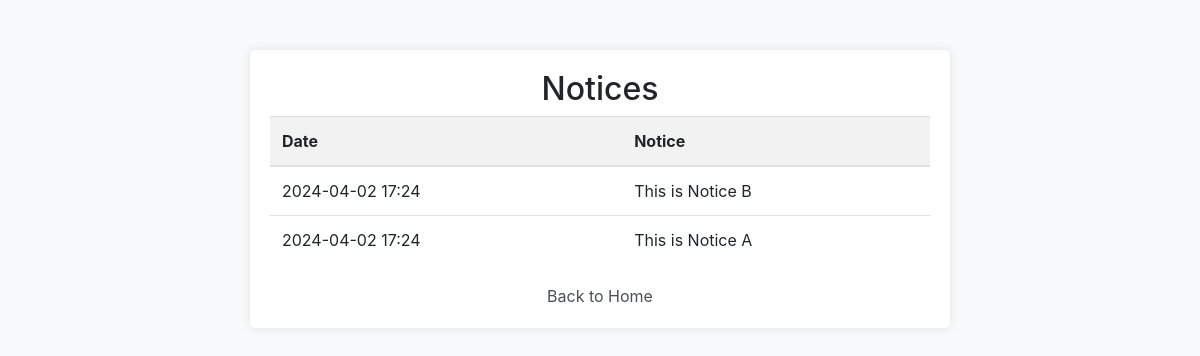
Page /student/notices/ on the earlier database version.
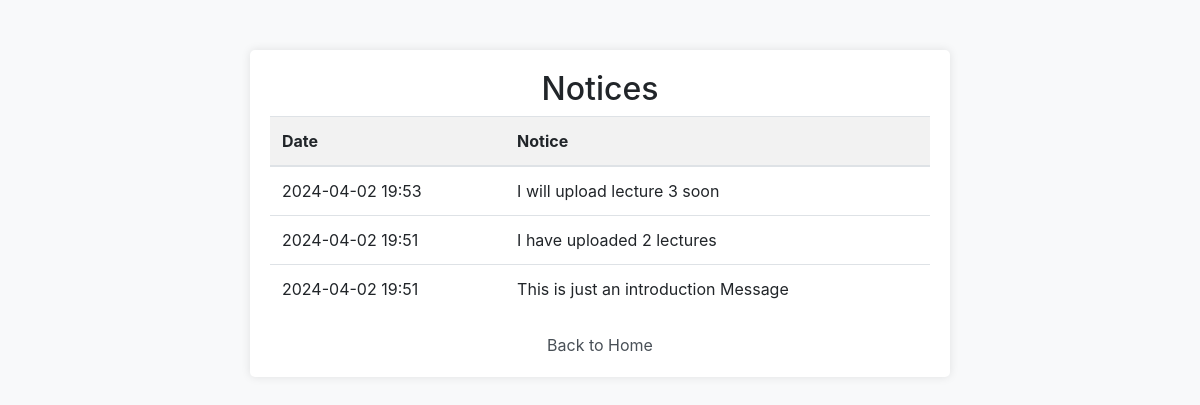
Same page on the later database version.
### teacher/models.py (models this page shows)
class Notice(models.Model):
    content = models.TextField()
    created_at = models.DateTimeField(auto_now_add=True)

### student/views.py (the view)
# urls.py: path('notices/', views.student_notice, name='student_notice'),
def student_notice(request):
    notices = Notice.objects.all().order_by('-created_at')
    return render(request, 'student/studentnotice.html', {'notices': notices})

### student/templates/student/studentnotice.html (shortened to what this page needs)
{% load static %}
<!DOCTYPE html>
<html lang="en">
<head>
    <link rel="stylesheet" href="https://stackpath.bootstrapcdn.com/bootstrap/4.5.2/css/bootstrap.min.css">
</head>
<body>
    <div class="notices-container">
        <h2 class="text-center">Notices</h2>
        <table class="table">
            <thead>
                <tr>
                    <th>Date</th>
                    <th>Notice</th>
                </tr>
            </thead>
            <tbody>
                {% for notice in notices %}
                <tr>
                    <td>{{ notice.created_at|date:"Y-m-d H:i" }}</td>
                    <td>{{ notice.content }}</td>
                </tr>
                {% endfor %}
            </tbody>
        </table>
        <a href="{% url 'home' %}" class="back-link">Back to Home</a>
    </div>
</body>
</html>

### student/templates/student/studentnotice.html (style rules this page uses)
body { background-color: #f8f9fa; }
.notices-container { padding: 20px; background-color: #fff; border-radius: 5px; box-shadow: 0 0 10px rgba(0, 0, 0, 0.1); margin: 50px auto; max-width: 700px; }
.back-link { display: block; text-align: center; margin-top: 20px; color: #495057; text-decoration: none; }
th { background-color: #f2f2f2; }

Differences in the rows shown:
removed Notice: created_at "2024-04-02 17:24", content "This is Notice B"
removed Notice: created_at "2024-04-02 17:24", content "This is Notice A"
added Notice: created_at "2024-04-02 19:53", content "I will upload lecture 3 soon"
added Notice: created_at "2024-04-02 19:51", content "I have uploaded 2 lectures"
added Notice: created_at "2024-04-02 19:51", content "This is just an introduction Message"
